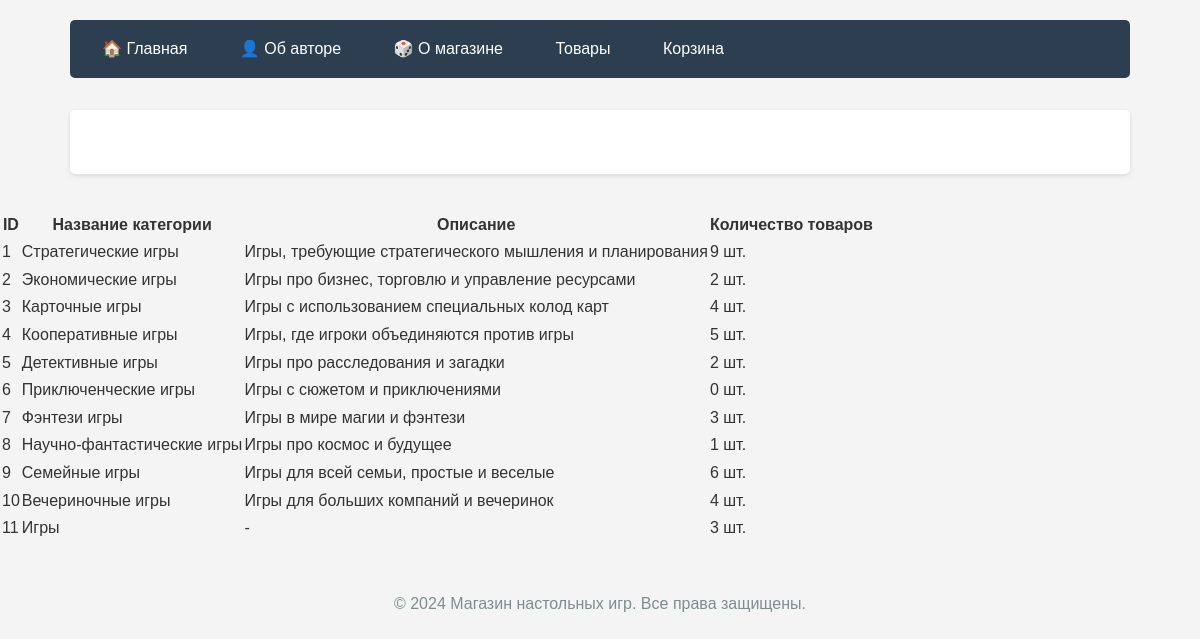
Page /categories/ on the committed database.
### shop/models.py (models this page shows, shortened)
class Category(models.Model):
    name = models.CharField(max_length = 100)
    description = models.TextField(
        blank = True,
        null = True
    )

### shop/views.py (the view)
# urls.py: path('categories/',views.category_list,name='category_list'),
def category_list(request):
    categories = Category.objects.all()
    return render(request, 'shop/category_list.html',{'categories': categories})

### shop/templates/shop/category_list.html (shortened to what this page needs)
<!DOCTYPE html>
<html>
<head>
</head>
<body>
    <div class="container">
        <nav>
            <a href="/">🏠 Главная</a>
            <a href="/about/">👤 Об авторе</a>
            <a href="/shop_info/">🎲 О магазине</a>
            <a href = "/products/">Товары </a>
            <a href ="/basket/"> Корзина</a>
       </nav>
        <div class="content">
        </div>
    </div>
</head>
<body>
    {% if categories %}
        <table>
            <thead>
                <tr>
                    <th>ID</th>
                    <th>Название категории</th>
                    <th>Описание</th>
                    <th>Количество товаров</th>
                </tr>
            </thead>
            <tbody>
                {% for category in categories %}
                <tr>
                    <td>{{ category.id }}</td>
                    <td>{{ category.name }}</td>
                    <td>{{ category.description|default:"-" }}</td>
                    <td>{{ category.products.count }} шт.</td>
                </tr>
                {% endfor %}
            </tbody>
        </table>
    {% else %}
        <p>Категории не найдены.</p>
    {% endif %}
      <footer>
            <p>&copy; 2024 Магазин настольных игр. Все права защищены.</p>
        </footer>
</body>
</html>

### shop/templates/shop/category_list.html (style rules this page uses)
* { margin: 0; padding: 0; box-sizing: border-box; }
body { font-family: 'Arial', sans-serif; line-height: 1.6; color: #333; background-color: #f4f4f4; }
.container { max-width: 1100px; margin: 0 auto; padding: 20px; }
nav { background-color: #2c3e50; padding: 1rem; margin-bottom: 2rem; border-radius: 5px; }
nav a { color: white; text-decoration: none; padding: 0.5rem 1rem; margin-right: 1rem; border-radius: 3px; transition: background-color 0.3s; }
.content { background-color: white; padding: 2rem; border-radius: 5px; box-shadow: 0 2px 5px rgba(0,0,0,0.1); }
p { margin-bottom: 1rem; }
footer { text-align: center; margin-top: 2rem; padding: 1rem; color: #7f8c8d; }

### rows in the picture
Category: id "1", name "Стратегические игры", description "Игры, требующие стратегического мышления и планирования", products.count "9"
Category: id "2", name "Экономические игры", description "Игры про бизнес, торговлю и управление ресурсами", products.count "2"
Category: id "3", name "Карточные игры", description "Игры с использованием специальных колод карт", products.count "4"
Category: id "4", name "Кооперативные игры", description "Игры, где игроки объединяются против игры", products.count "5"
Category: id "5", name "Детективные игры", description "Игры про расследования и загадки", products.count "2"
Category: id "6", name "Приключенческие игры", description "Игры с сюжетом и приключениями", products.count "0"
Category: id "7", name "Фэнтези игры", description "Игры в мире магии и фэнтези", products.count "3"
Category: id "8", name "Научно-фантастические игры", description "Игры про космос и будущее", products.count "1"
Category: id "9", name "Семейные игры", description "Игры для всей семьи, простые и веселые", products.count "6"
Category: id "10", name "Вечериночные игры", description "Игры для больших компаний и вечеринок", products.count "4"
Category: id "11", name "Игры", description "-", products.count "3"
